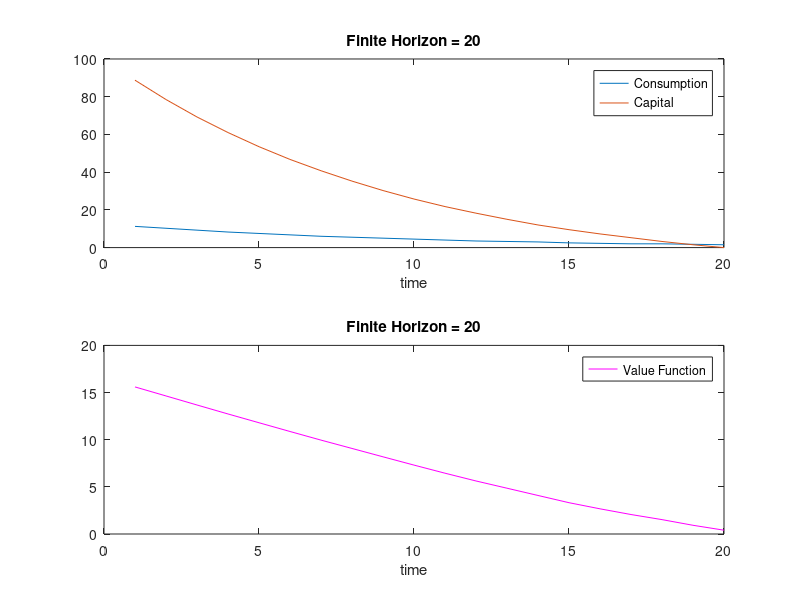

MATLAB code for this plot: (Note: this script raises an error after producing the figure.)
%% Dynamic choice on a finite horizon

% Extending the time span from 10 to 20
% parameters
beta = 0.9;     % discount factor
T = 20;         % new time span
k1 = 100;       % initial capital
npoints = 400;  % nb.points in the grid search

k = linspace(0, k1, npoints+1);               % set all values for K
V = [NaN(length(k), T), zeros(length(k), 1)]; % prealocate V

% backward: grid search (loop over possible values of k(t) and k(t+1))
aux = NaN(length(k), length(k), T);
for t = T:-1:1       
    for in = 1:length(k)
        for out = 1:in
            c = k(in)-k(out);
            aux(in, out, t) = log(c)+beta*V(out, t+1);
        end
    end
    V(:,t) = max(aux(:,:,t), [], 2); % get the maximun by columns
end

% forward: compute optimal results
vf = NaN(T, 1);             % prealocate value function 
capital = [k1; NaN(T, 1)];  % prealocate capital
consumption = NaN(T, 1);    % prealocate consumption
for t = 1:T
    vf(t) = V(k==capital(t), t);
    capital(t+1) = k(aux(k==capital(t), :, t)==vf(t));
    consumption(t) = capital(t)-capital(t+1);
end

figure(1)
subplot(2,1,1)
% consumption and capital
plot(1:T, [consumption, capital(2:T+1)])
xlabel('time'); legend('Consumption', 'Capital')
title('Finite Horizon = 20')

subplot(2,1,2)
% value function
plot(1:T, vf, 'm'); xlabel('time'); legend('Value Function')
title('Finite Horizon = 20')

% show results
pkg load tablicious                       % Load the pkg that formulates the table
Table = {'t','capital','consumption'};
t = [1;2;3;4;5;6;7;8;9;10;11;12;13;14;15;16;17;18;19;20];
capital = capital(1:T);
consumption = consumption;
disp('Expanding time horizon from 10 to 20')
tab = table (t, capital, consumption);
prettyprint (tab)


% Cutting the time span from 10 to 6
% parameters
beta = 0.9;     % discount factor
T = 6;         % new time span
k1 = 100;       % initial capital
npoints = 400;  % nb.points in the grid search

k = linspace(0, k1, npoints+1);               % set all values for K
V = [NaN(length(k), T), zeros(length(k), 1)]; % prealocate V

% backward: grid search (loop over possible values of k(t) and k(t+1))
aux = NaN(length(k), length(k), T);
for t = T:-1:1       
    for in = 1:length(k)
        for out = 1:in
            c = k(in)-k(out);
            aux(in, out, t) = log(c)+beta*V(out, t+1);
        end
    end
    V(:,t) = max(aux(:,:,t), [], 2); % get the maximun by columns
end

% forward: compute optimal results
vf = NaN(T, 1);             % prealocate value function 
capital = [k1; NaN(T, 1)];  % prealocate capital
consumption = NaN(T, 1);    % prealocate consumption
for t = 1:T
    vf(t) = V(k==capital(t), t);
    capital(t+1) = k(aux(k==capital(t), :, t)==vf(t));
    consumption(t) = capital(t)-capital(t+1);
end

figure(2)
subplot(2,1,1)
% consumption and capital
plot(1:T, [consumption, capital(2:T+1)])
xlabel('time'); legend('Consumption', 'Capital')
title('Finite Horizon = 6')

subplot(2,1,2)
% value function
plot(1:T, vf, 'm');
xlabel('time'); legend('Value Function')
title('Finite Horizon = 6')

% show results
% if you have not loaded the pkg tablicious before, please go back to line 48 and execute it
Table = {'t','capital','consumption'};
t = [1;2;3;4;5;6];
capital = capital(1:T);
consumption = consumption;
disp(' ')
disp('Cutting time horizon from 10 to 6')
tab = table (t, capital, consumption);
prettyprint (tab)